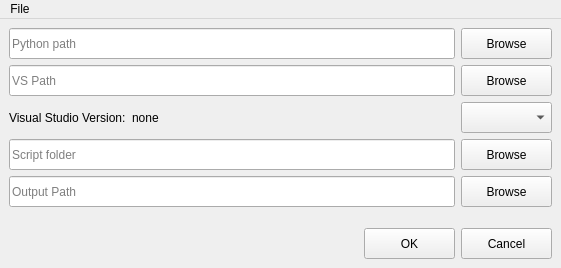
<?xml version="1.0" encoding="UTF-8"?>
<ui version="4.0">
 <class>SettingsDialog</class>
 <widget class="QMainWindow" name="SettingsDialog">
  <property name="geometry">
   <rect>
    <x>0</x>
    <y>0</y>
    <width>561</width>
    <height>268</height>
   </rect>
  </property>
  <property name="windowTitle">
   <string>MainWindow</string>
  </property>
  <widget class="QWidget" name="centralwidget">
   <layout class="QGridLayout" name="gridLayout">
    <item row="2" column="0">
     <spacer name="horizontalSpacer">
      <property name="orientation">
       <enum>Qt::Horizontal</enum>
      </property>
      <property name="sizeHint" stdset="0">
       <size>
        <width>40</width>
        <height>20</height>
       </size>
      </property>
     </spacer>
    </item>
    <item row="2" column="3">
     <widget class="QPushButton" name="cancelPushButton">
      <property name="minimumSize">
       <size>
        <width>91</width>
        <height>31</height>
       </size>
      </property>
      <property name="text">
       <string>Cancel</string>
      </property>
     </widget>
    </item>
    <item row="0" column="0" colspan="4">
     <layout class="QGridLayout" name="gridLayout_2">
      <item row="2" column="1">
       <widget class="QComboBox" name="archComboBox">
        <property name="minimumSize">
         <size>
          <width>91</width>
          <height>31</height>
         </size>
        </property>
        <property name="toolTip">
         <string>Architecture</string>
        </property>
        <property name="currentText">
         <string/>
        </property>
       </widget>
      </item>
      <item row="1" column="0">
       <widget class="QLineEdit" name="vsPathLine">
        <property name="minimumSize">
         <size>
          <width>81</width>
          <height>31</height>
         </size>
        </property>
        <property name="text">
         <string/>
        </property>
        <property name="placeholderText">
         <string>VS Path</string>
        </property>
       </widget>
      </item>
      <item row="3" column="0">
       <widget class="QLineEdit" name="scriptPathLine">
        <property name="minimumSize">
         <size>
          <width>81</width>
          <height>31</height>
         </size>
        </property>
        <property name="placeholderText">
         <string>Script folder</string>
        </property>
       </widget>
      </item>
      <item row="3" column="1">
       <widget class="QPushButton" name="scriptBrowse">
        <property name="minimumSize">
         <size>
          <width>91</width>
          <height>31</height>
         </size>
        </property>
        <property name="text">
         <string>Browse</string>
        </property>
       </widget>
      </item>
      <item row="0" column="0">
       <widget class="QLineEdit" name="pythonPathLine">
        <property name="minimumSize">
         <size>
          <width>81</width>
          <height>31</height>
         </size>
        </property>
        <property name="toolTip">
         <string>Python version must be 3.0 and higher</string>
        </property>
        <property name="placeholderText">
         <string>Python path</string>
        </property>
       </widget>
      </item>
      <item row="0" column="1">
       <widget class="QPushButton" name="pythonBrowse">
        <property name="minimumSize">
         <size>
          <width>91</width>
          <height>31</height>
         </size>
        </property>
        <property name="text">
         <string>Browse</string>
        </property>
       </widget>
      </item>
      <item row="1" column="1">
       <widget class="QPushButton" name="vsBrowse">
        <property name="minimumSize">
         <size>
          <width>91</width>
          <height>31</height>
         </size>
        </property>
        <property name="text">
         <string>Browse</string>
        </property>
       </widget>
      </item>
      <item row="4" column="0">
       <widget class="QLineEdit" name="outputPathLine">
        <property name="minimumSize">
         <size>
          <width>0</width>
          <height>31</height>
         </size>
        </property>
        <property name="placeholderText">
         <string>Output Path</string>
        </property>
       </widget>
      </item>
      <item row="4" column="1">
       <widget class="QPushButton" name="outputBrowse">
        <property name="minimumSize">
         <size>
          <width>0</width>
          <height>31</height>
         </size>
        </property>
        <property name="text">
         <string>Browse</string>
        </property>
       </widget>
      </item>
      <item row="2" column="0">
       <layout class="QHBoxLayout" name="horizontalLayout">
        <item>
         <widget class="QLabel" name="label">
          <property name="text">
           <string>Visual Studio Version:</string>
          </property>
         </widget>
        </item>
        <item>
         <widget class="QLabel" name="vsVersionLabel">
          <property name="text">
           <string>none</string>
          </property>
         </widget>
        </item>
        <item>
         <spacer name="horizontalSpacer_2">
          <property name="orientation">
           <enum>Qt::Horizontal</enum>
          </property>
          <property name="sizeHint" stdset="0">
           <size>
            <width>40</width>
            <height>20</height>
           </size>
          </property>
         </spacer>
        </item>
       </layout>
      </item>
     </layout>
    </item>
    <item row="2" column="2">
     <widget class="QPushButton" name="okPushButton">
      <property name="minimumSize">
       <size>
        <width>91</width>
        <height>31</height>
       </size>
      </property>
      <property name="text">
       <string>OK</string>
      </property>
     </widget>
    </item>
    <item row="1" column="2">
     <spacer name="verticalSpacer">
      <property name="orientation">
       <enum>Qt::Vertical</enum>
      </property>
      <property name="sizeHint" stdset="0">
       <size>
        <width>20</width>
        <height>40</height>
       </size>
      </property>
     </spacer>
    </item>
   </layout>
  </widget>
  <widget class="QMenuBar" name="menubar">
   <property name="geometry">
    <rect>
     <x>0</x>
     <y>0</y>
     <width>561</width>
     <height>21</height>
    </rect>
   </property>
   <widget class="QMenu" name="menuFile">
    <property name="geometry">
     <rect>
      <x>0</x>
      <y>0</y>
      <width>136</width>
      <height>115</height>
     </rect>
    </property>
    <property name="title">
     <string>File</string>
    </property>
    <addaction name="actionLoad_defaults"/>
    <addaction name="actionSave_changes"/>
    <addaction name="actionExit"/>
   </widget>
   <addaction name="menuFile"/>
  </widget>
  <action name="actionLoad_defaults">
   <property name="text">
    <string>Load defaults</string>
   </property>
  </action>
  <action name="actionSave_changes">
   <property name="text">
    <string>Save changes</string>
   </property>
  </action>
  <action name="actionExit">
   <property name="text">
    <string>Exit</string>
   </property>
  </action>
  <action name="actionAbout">
   <property name="text">
    <string>About</string>
   </property>
  </action>
 </widget>
 <resources/>
 <connections/>
</ui>
